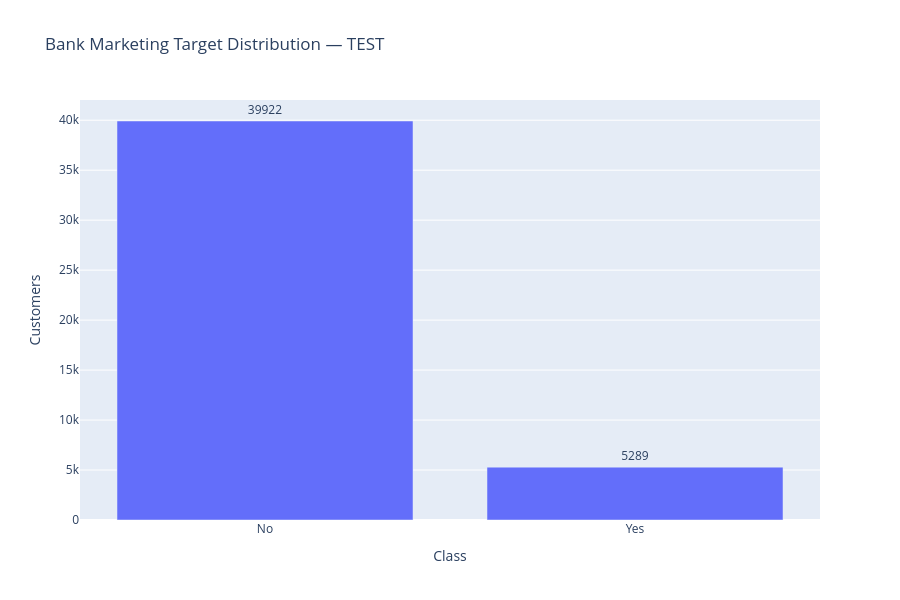

Notebook code for this chart:
### Code cell
# ================================================================
# PLOT OUTPUT TEST + PATH DIAGNOSTIC
# ================================================================

from pathlib import Path
import pandas as pd
import plotly.express as px
import os

print("=" * 80)
print("CHECKING PROJECT PATH")
print("=" * 80)

# Current Jupyter working directory
current_dir = Path.cwd()

print("Current Jupyter directory:")
print(current_dir)

# Expected project folders
project_root = current_dir.parent
results_dir = project_root / "results"
plots_dir = results_dir / "plots"

print("\nProject root:")
print(project_root)

print("\nResults directory:")
print(results_dir)

print("\nPlots directory:")
print(plots_dir)

# Create plots folder if it does not exist
plots_dir.mkdir(parents=True, exist_ok=True)

print("\n✓ Plots directory exists:")
print(plots_dir.exists())

# ================================================================
# CREATE A REAL TEST PLOT
# ================================================================

print("\n" + "=" * 80)
print("CREATING TEST PLOT")
print("=" * 80)

test_data = pd.DataFrame({
    "Class": ["No", "Yes"],
    "Customers": [39922, 5289]
})

fig = px.bar(
    test_data,
    x="Class",
    y="Customers",
    text="Customers",
    title="Bank Marketing Target Distribution — TEST"
)

fig.update_traces(
    textposition="outside"
)

fig.update_layout(
    width=900,
    height=600
)

# IMPORTANT:
# include_plotlyjs=True embeds Plotly directly inside the HTML.
# Therefore it does NOT depend on internet/CDN.

test_html = plots_dir / "TEST_bank_marketing_plot.html"

fig.write_html(
    str(test_html),
    include_plotlyjs=True,
    full_html=True
)

print("\n✓ Test HTML created:")
print(test_html)

print("\n✓ File exists:")
print(test_html.exists())

if test_html.exists():
    print("✓ File size:")
    print(f"{test_html.stat().st_size:,} bytes")

# ================================================================
# TRY PNG
# ================================================================

try:

    test_png = plots_dir / "TEST_bank_marketing_plot.png"

    fig.write_image(
        str(test_png),
        scale=2
    )

    print("\n✓ PNG created:")
    print(test_png)

except Exception as e:

    print("\n⚠ PNG was not created.")
    print("Reason:")
    print(e)

    print("\nThis normally means Kaleido is not installed.")
    print("HTML plot is still completely valid.")

# ================================================================
# SHOW THE PLOT DIRECTLY IN JUPYTER
# ================================================================

print("\n" + "=" * 80)
print("DISPLAYING TEST PLOT DIRECTLY IN JUPYTER")
print("=" * 80)

fig.show()

# ================================================================
# LIST EVERYTHING IN RESULTS/PLOTS
# ================================================================

print("\n" + "=" * 80)
print("FILES CURRENTLY INSIDE results/plots")
print("=" * 80)

plot_files = sorted(plots_dir.iterdir())

if len(plot_files) == 0:

    print("❌ Folder is empty.")

else:

    for file in plot_files:
        print(
            f"{file.name:<60} "
            f"{file.stat().st_size:,} bytes"
        )

print("\n" + "=" * 80)
print("FINAL PATH")
print("=" * 80)

print(plots_dir.resolve())

### Figure 1 — Plotly figure (JSON) as saved in the notebook; plotly's stock layout.template omitted (floating-point values rounded to 4 significant figures)
{"data": [{"hovertemplate": "Class=%{x}<br>Customers=%{text}<extra></extra>", "legendgroup": "", "marker": {"color": "#636efa", "pattern": {"shape": ""}}, "name": "", "orientation": "v", "showlegend": false, "text": [39920.0, 5289.0], "textposition": "outside", "type": "bar", "x": ["No", "Yes"], "xaxis": "x", "y": [39922, 5289], "yaxis": "y"}], "layout": {"barmode": "relative", "height": 600, "legend": {"tracegroupgap": 0}, "title": {"text": "Bank Marketing Target Distribution — TEST"}, "width": 900, "xaxis": {"anchor": "y", "domain": [0, 1], "title": {"text": "Class"}}, "yaxis": {"anchor": "x", "domain": [0, 1], "title": {"text": "Customers"}}}}
